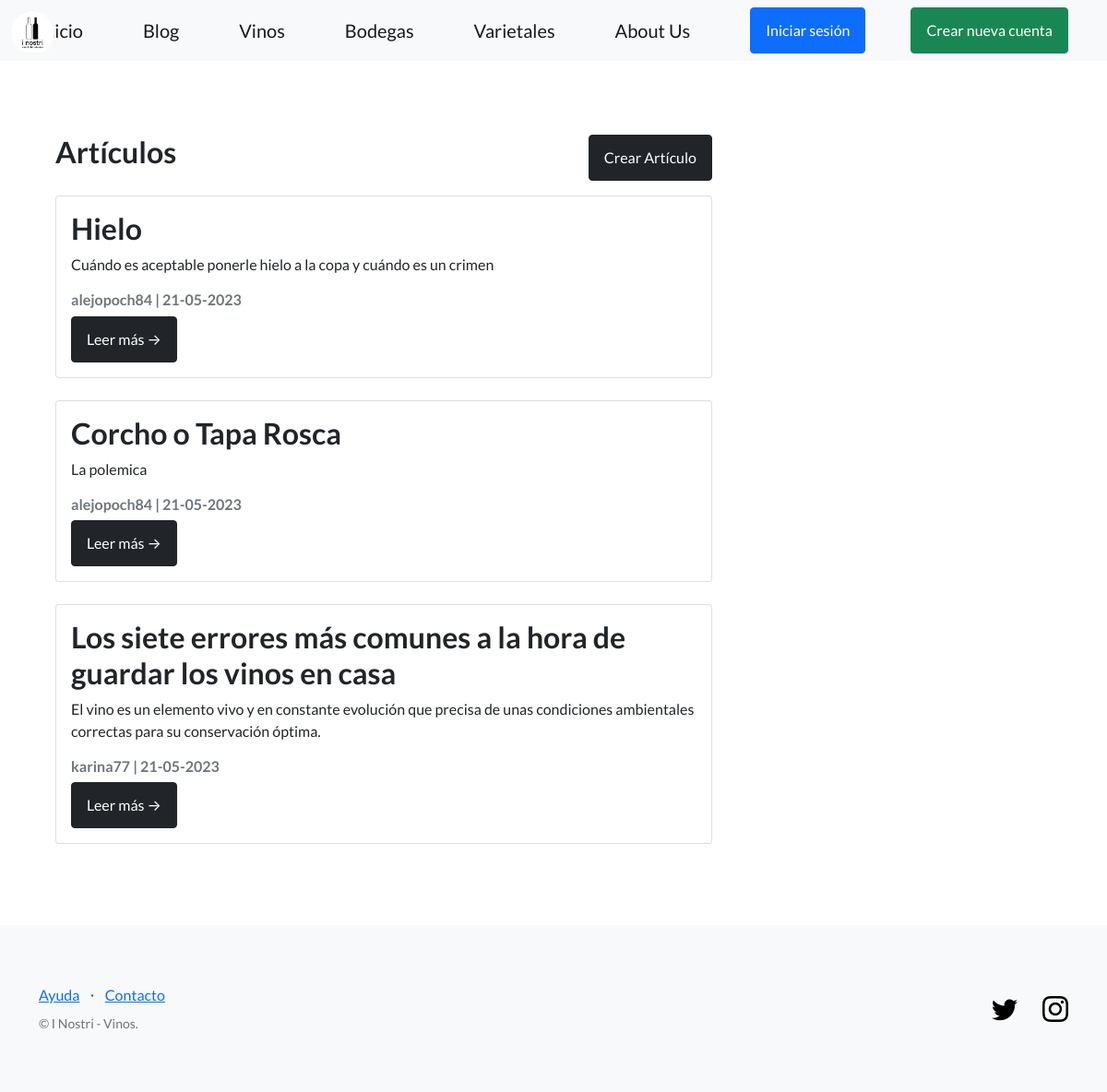
/inostri-blog/posts/, run on the app's committed database.
### blog_inostri/models.py (models this page shows, shortened)
class Articulo(models.Model):
    titulo = models.CharField(max_length=128)
    subtitulo = models.CharField(max_length=256)
    cuerpo = RichTextField(default="")
    autor = models.ForeignKey(User, on_delete=models.CASCADE)
    fecha = models.DateTimeField(auto_now_add=False)
    imagen = models.ImageField(blank=True, null=True)

### blog_inostri/views.py (the view)
# urls.py: path('posts/', PostListView.as_view(), name='lista_posts'),
class PostListView(ListView):
    model = Articulo
    template_name = 'lista_posts'
    context_object_name = 'articulos'
    ordering = ['-fecha']

### blog_inostri/templates/blog_inostri/articulo_list.html (shortened to what this page needs)
{% extends "app_inostri/base.html" %}
{% load static %}
{% block contenido %}
<div class="container">
  <div class="row">
      <div class="col-md-8 mt-3 left">
          <div class="d-flex justify-content-between mb-3">
              <h2>Artículos</h2>
              <a href="{% url 'crear_post' %}" class="btn btn-dark">Crear Artículo</a>
          </div>
          {% if object_list %}
          {% for articulo in object_list %}
          <div class="card mb-4">
              <div class="card-body">
                  <div class="d-flex justify-content-between align-items-center">
                      <h2 class="card-title">{{ articulo.titulo }}</h2>
                  </div>
                  <p class="card-text">{{articulo.subtitulo|slice:":200" }}</p>
                  <p class="card-text text-muted h6">{{ articulo.autor }} | {{ articulo.fecha|date:'d-m-Y'}} </p>
                  <a href="{% url 'ver_post' articulo.id  %}" class="btn btn-dark">Leer más &rarr;</a>
              </div>
          </div>
          {% endfor %}
          {% else %}
          <p>No hay entradas aún.</p>
          {% endif %}
      </div>
  </div>
</div>
{%endblock%}

### data on the page
Articulo: titulo "Hielo", subtitulo "Cuándo es aceptable ponerle hielo a la copa y cuándo es un crimen", autor "alejopoch84", fecha "21-05-2023"
Articulo: titulo "Corcho o Tapa Rosca", subtitulo "La polemica", autor "alejopoch84", fecha "21-05-2023"
Articulo: titulo "Los siete errores más comunes a la hora de guardar los vinos en casa", subtitulo "El vino es un elemento vivo y en constante evolución que precisa de unas condiciones ambientales correctas para su conservación óptima.", autor "karina77", fecha "21-05-2023"
